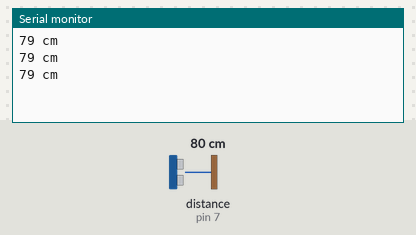
Bench run of a sketch on a simulated Arduino Uno, built with avr-gcc and run on an emulated ATmega328P. Shown: the last lines printed to the serial monitor. Wiring (inferred from the names in the program): ultrasonic range finder: trigger pin 8; echo pin 7. Inputs (shaded band) come from the test bench; at power-on: distance to the obstacle (sensor on pin 7) 80 cm. The echo pulse lasts 58.3 µs per cm.

Above: at 1.3 s.
1.4 s: distance to the obstacle (sensor on pin 7) set to 194 cm
At 2.0 s:
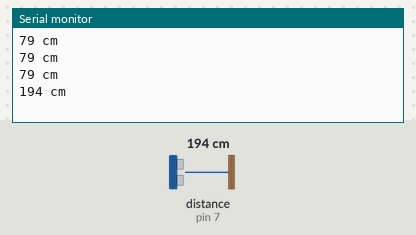
2.9 s: distance to the obstacle (sensor on pin 7) set to 205 cm
At 3.5 s:
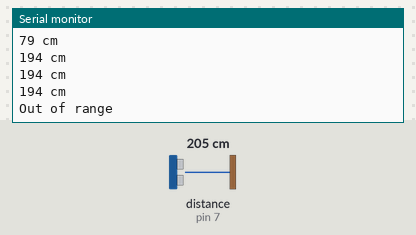

Measured:
- the behaviour switches between 199 and 200 cm on distance to the obstacle (sensor on pin 7) (found by bisection; images 1 and 2)
- after the input at 1.4 s, the serial monitor: prints a new line after 0.13 s (image 1)
- after the input at 2.9 s, the serial monitor: prints a new line after 0.17 s (image 2)

The sketch:

HC_SR04_basic_sketch.ino
```cpp
/*
 HC-SR04 Ping distance sensor Basic sketch

 Hardware Setup for HC-SR04 Ping distance sensor
      VCC to arduino 5v
      GND to arduino GND
      Echo to Arduino pin 7
      Trig to Arduino pin 8
*/
const int echoPin = 7;               //configure the echo PIN
const int trigPin = 8;               // configure the trigger PIN

void setup()
{
  Serial.begin (9600);               // setup the serial monitor so we can see the distance

  pinMode(trigPin, OUTPUT);          // the trigger pin will be an OUTPUT
  pinMode(echoPin, INPUT);           // the echo pin will be the return echo IN

}

void loop() {
  int duration, distance;             // integers for both duration and distance

  digitalWrite(trigPin, HIGH);        // send the trigger pulse
  delayMicroseconds(1000);            // let the pulse be 1 second
  digitalWrite(trigPin, LOW);         // end the trigger pulse

  duration = pulseIn(echoPin, HIGH);  // Get the the echo value from the echo pin and we are going to calulate the duration
  distance = (duration/2) / 29.1;     // microseconds per millimetre - sound travels 1 mm in ~2.9us

  if (distance >= 200 || distance <= 0){
    Serial.println("Out of range");   // We want to be notified if the object is found to be out of range
  }
  else {
    Serial.print(distance);           // Object in range, print out the distance to the serial monitor
    Serial.println(" cm");            //  in centimeters
  }
  delay(500);                         //  wait and loop
}
```
